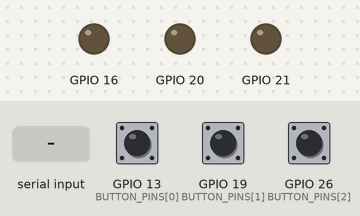
This program was run on a simulated Raspberry Pi (BCM pin numbers). On the bench: output pins drawn as LEDs (lit = HIGH). Dashed ring = blinking. The inputs (shaded band) are chosen by the test bench; at power-on: GPIO 13 (BUTTON_PINS[0]) LOW, GPIO 19 (BUTTON_PINS[1]) LOW, GPIO 26 (BUTTON_PINS[2]) LOW. Threads take turns every 2 ms; what the program prints to the terminal is not drawn.

Above: at 1.2 s.
1.3 s: "1" typed at the terminal, then Enter
2.8 s: GPIO 13 (BUTTON_PINS[0]) pulled HIGH for 0.15 s
At 3.9 s:
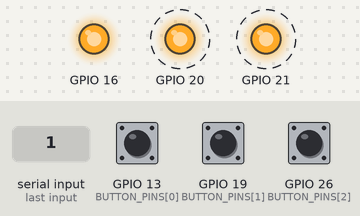
5.9 s: GPIO 19 (BUTTON_PINS[1]) pulled HIGH for 0.15 s
8.9 s: GPIO 26 (BUTTON_PINS[2]) pulled HIGH for 0.15 s
11.9 s: GPIO 13 (BUTTON_PINS[0]) pulled HIGH for 1 s
At 12.05 s:
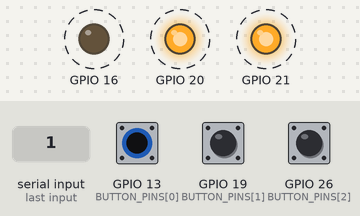
14.9 s: GPIO 13 (BUTTON_PINS[0]) pulled HIGH for 3.2 s
Timing chart, 0 to 19.6 s (numbered marks = the images above; inputs shaded):
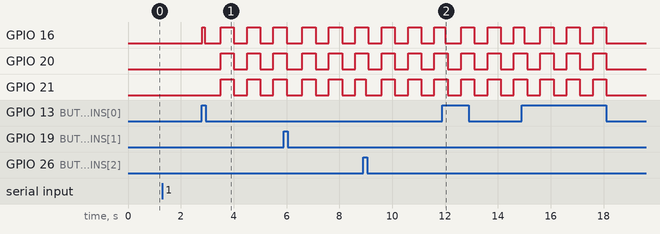

Measured:
- after the input at 1.3 s, every drawn part: stays the same
- after the input at 2.8 s, GPIO 16: goes HIGH 0.10 s, LOW 0.60 s, HIGH 0.50 s, LOW 0.50 s, HIGH 0.50 s, LOW 0.50 s, then HIGH, starting at once; GPIO 20, GPIO 21: alternates HIGH for 0.50 s and LOW for 0.50 s, starting after 0.71 s

The program:

switch3.py
```python
import RPi.GPIO as gpio
from time import sleep
from threading import Thread

gpio.setmode(gpio.BCM)

LED_PINS = [16, 20, 21]
BUTTON_PINS = [13, 19, 26]

class Led:
    def __init__(self, pin):
        self.pin = pin
        gpio.setup(self.pin, gpio.OUT)
        gpio.output(self.pin, gpio.LOW)

    def set_state(self, state):
        gpio.output(self.pin, state)

    def on(self):
        self.set_state(gpio.HIGH)

    def off(self):
        self.set_state(gpio.LOW)

    def blink(self, duration=0.5):
        self.on()
        sleep(duration)
        self.off()
        sleep(duration)


class Button:
    def __init__(self, pin, button_number):
        self.pin = pin
        self.button_number = button_number
        self.prevState = gpio.LOW
        gpio.setup(self.pin, gpio.IN, pull_up_down=gpio.PUD_DOWN)

    def wait_for_press(self):
        currentState = gpio.input(self.pin)
        if currentState == gpio.HIGH and self.prevState == gpio.LOW:
            Thread(target=handle_button_press, args=(self.button_number,)).start()
            sleep(0.3)
        self.prevState = currentState


leds = [Led(pin) for pin in LED_PINS]

def play_correct_password_pattern():
    print("비밀번호 성공")
    patterns = ["100", "010", "001"]
    for repeat in range(3):
        for pattern in patterns:
            for i, led in enumerate(leds):
                if pattern[i] == '1':
                    led.on()
                else:
                    led.off()
            sleep(0.8)

    for led in leds:
        led.off()


def play_incorrect_password_pattern():
    print("비밀번호 불일치")
    for repeat in range(3):
        for led in leds:
            led.on()
        sleep(0.5)
        for led in leds:
            led.off()
        sleep(0.5)

def handle_button_press(button_number):
    print(f"{button_number}번 버튼 클릭")
    if button_number == 1: leds[0].blink(0.1)
    elif button_number == 2: leds[1].blink(0.1)
    elif button_number == 3: leds[2].blink(0.1)
    sleep(0.5)

    if global_password == correct_password:
        play_correct_password_pattern()
    else:
        play_incorrect_password_pattern()


buttons = [
    Button(BUTTON_PINS[0], 1),
    Button(BUTTON_PINS[1], 2),
    Button(BUTTON_PINS[2], 3)
]

correct_password = "123"
global_password = ""

print("프로그램 시작")
try:
    global_password = input("비밀번호 입력 (111~333): ")
    print("1,2,3중 하나 버튼 클릭 : ")

    while True:
        for button in buttons:
            button.wait_for_press()
        sleep(0.01)

except KeyboardInterrupt:
    pass

finally:
    gpio.cleanup()
```
